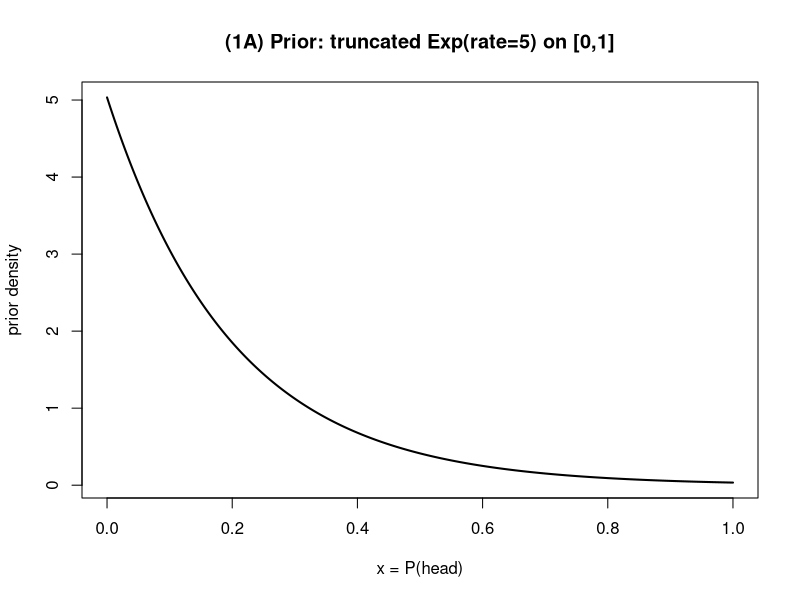
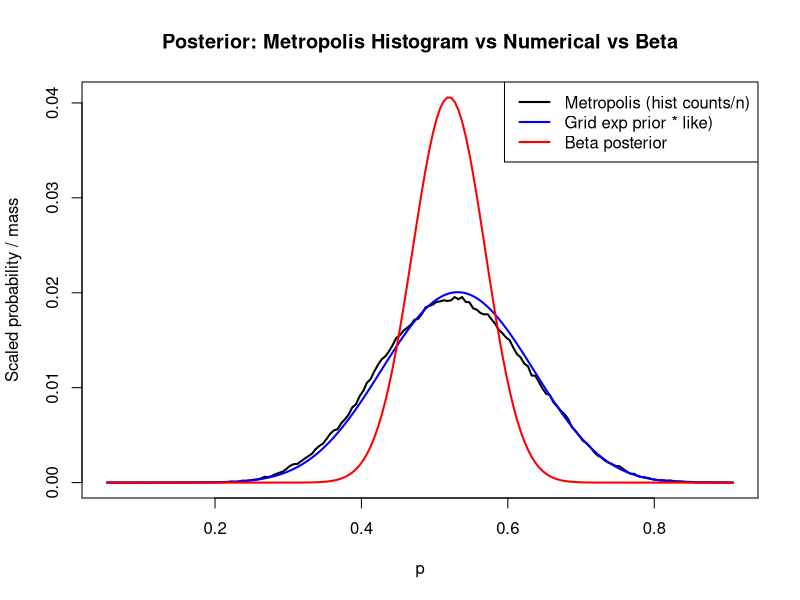

Write the R code that produced these figures, in order.



#1A

mySeqs <- seq(0, 1, by=0.001) 
priorVals <- dexp(mySeqs, rate=5) / 0.9932621 
plot(mySeqs, priorVals, type="l", lwd=2, 
     main="(1A) Prior: truncated Exp(rate=5) on [0,1]", 
     xlab="x = P(head)", ylab="prior density")

#1B
rm(list=ls())

#Declare variables
numIterations <- 500000
sdProp <- 0.01
piOld <- 0.05

breaksHist <- 200
rateExp <- 5
expNormConst <- 0.9932621   

#Prior
target <- function(x){
  (dexp(x, rateExp) / expNormConst) * dbinom(14, 24, x)
}

#METROPOLIS
posteriorSamples <- numeric(numIterations)

for(i in 1:numIterations)
{
  pOld <- target(piOld)
  
  piNew <- piOld + rnorm(1, 0, sd = sdProp)
  if(piNew > 1) piNew <- 1
  if(piNew < 0) piNew <- 0
  
  pNew <- target(piNew)
  ratio <- pNew / pOld
  
  if(ratio > 1 || ratio >= runif(1))
    piOld <- piNew
  
  posteriorSamples[i] <- piOld
}


myHist <- hist(posteriorSamples, breaks=breaksHist, plot=FALSE)

xGrid <- myHist$mids

# 1) Histogram scaled to sum to 1 (matches lecture)
histY <- myHist$counts / length(posteriorSamples)

# 2) Numerical posterior on same xGrid, scaled to sum to 1
numPostY <- target(xGrid)
numPostY <- numPostY / sum(numPostY)

# 3) Beta posterior on same xGrid, scaled to sum to 1
# Exact Beta
betaPostY <- dbeta(xGrid, 40+14, 40+10)
betaPostY <- betaPostY / sum(betaPostY)


yMax <- max(c(histY, numPostY, betaPostY))

plot(xGrid, histY, type="l", lwd=2,
     main="Posterior: Metropolis Histogram vs Numerical vs Beta",
     xlab="p", ylab="Scaled probability / mass",
     ylim=c(0, yMax))

lines(xGrid, numPostY, col="blue", lwd=2)
lines(xGrid, betaPostY, col="red", lwd=2)

legend("topright",
       legend=c("Metropolis (hist counts/n)", "Grid exp prior * like)", "Beta posterior"),
       col=c("black","blue","red"),
       lwd=2)

#1C
